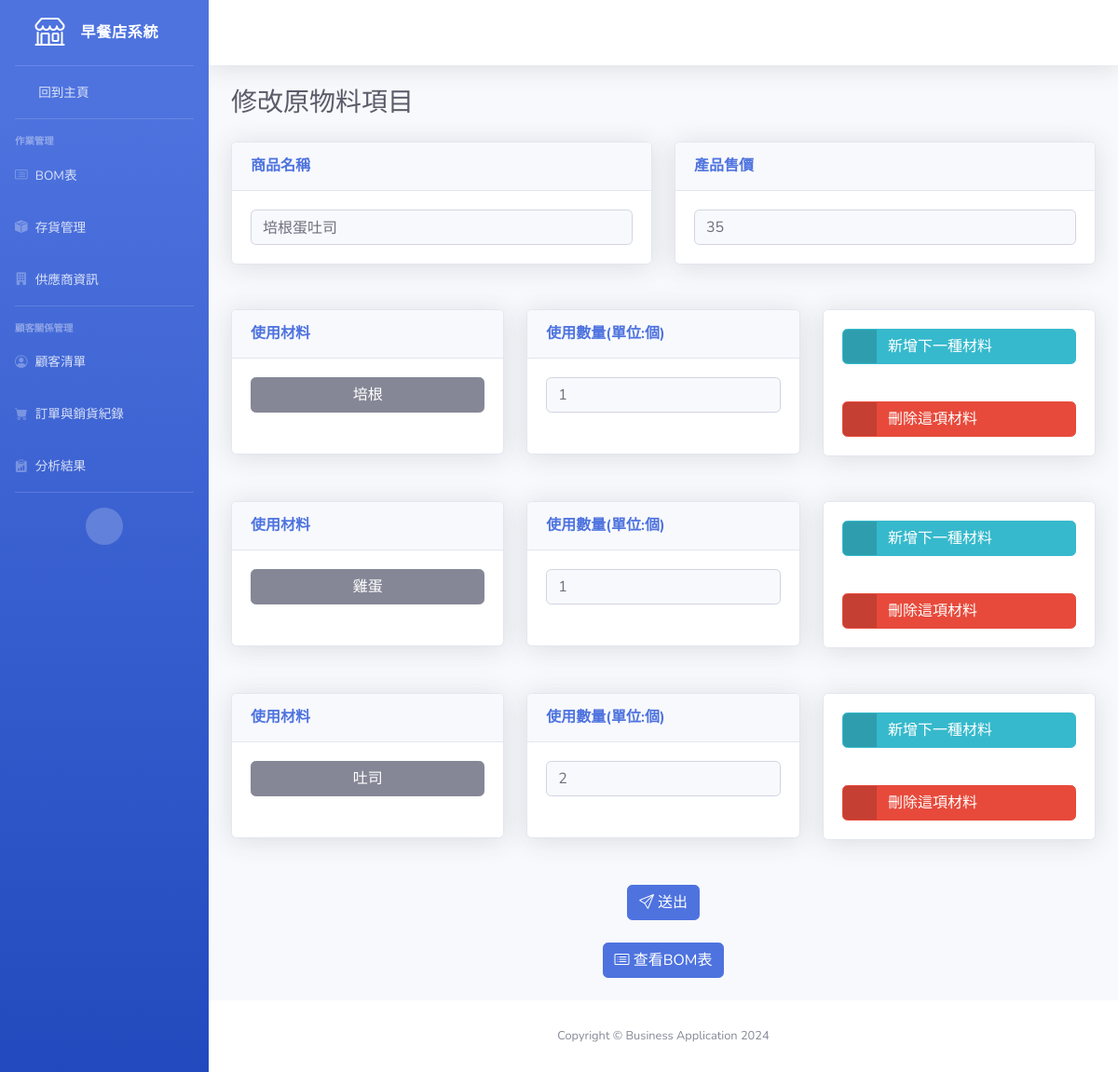
The page /editProduct/33/ on the database its author committed.
### functions/models/product.py (models this page shows, shortened)
class Product(models.Model):
    productName = models.CharField(max_length=50, blank=False, null=False, unique=True)
    productPrice = models.IntegerField(validators=[MinValueValidator(1)], blank=False, null=False)

### functions/models/ingredient.py (models this page shows, shortened)
class Ingredient(models.Model):
    material = models.ForeignKey("functions.Material", on_delete=models.CASCADE, related_name="ingredientMaterial")
    product = models.ForeignKey("functions.Product", on_delete=models.CASCADE, related_name="ingredientProduct")
    unit = models.IntegerField(validators=[MinValueValidator(1)], blank=False, null=False)
    cost = models.IntegerField(blank=True, null=True)

### functions/models/material.py (models this page shows, shortened)
class Material(models.Model):
    materialName = models.CharField(max_length=50, blank=False, null=False, unique=True)
    packAmount = models.IntegerField(validators=[MinValueValidator(1)], blank=False, null=False)
    packPrice = models.IntegerField(validators=[MinValueValidator(1)], blank=False, null=False)
    validDay = models.IntegerField(validators=[MinValueValidator(1)], blank=False, null=False, default=1)
    shipDay = models.IntegerField(validators=[MinValueValidator(1)], blank=False, null=False, default=1)
    unitPrice = models.IntegerField(blank=True, null=True)
    lowestAmount = models.IntegerField(blank=True, null=True)

### functions/views.py (the view)
# urls.py: path('editProduct/<int:productID>/', views.editProduct, name='editProduct'),
def editProduct(request, productID):
    print(f"Editing product with ID: {productID}")
    product = get_object_or_404(Product, id=productID)
    ingredients = Ingredient.objects.filter(product=product)
    materials = Material.objects.all() # 獲取所有可用的材料選項
    return render(request, 'updateBOM.html', {'product': product, 'ingredients': ingredients, 'materials': materials})

### functions/templates/updateBOM.html (shortened to what this page needs)
{% load static %}
<!DOCTYPE html>
<html lang="en">
<head>
    <link href="{% static 'vendor/fontawesome-free/css/all.min.css' %}" rel="stylesheet" type="text/css">
    <link href="{% static 'css/sb-admin-2.min.css' %}" rel="stylesheet">
    <link href="https://cdn.jsdelivr.net/npm/bootstrap-icons/font/bootstrap-icons.css" rel="stylesheet">
</head>
<body id="page-top">
    <div id="wrapper">
        <ul class="navbar-nav bg-gradient-primary sidebar sidebar-dark accordion" id="accordionSidebar">
            <a class="sidebar-brand d-flex align-items-center justify-content-center" href="{% url 'index' %}">
                <div class="sidebar-brand-icon">
                    <i class="bi bi-shop"></i>
                </div>
                <div class="sidebar-brand-text mx-3">早餐店系統</div>
            </a>
            <hr class="sidebar-divider my-0">
            <li class="nav-item">
                <a class="nav-link" href="{% url 'index' %}">
                    <i class="fas fa-fw fa-tachometer-alt"></i>
                    <span>回到主頁</span></a>
            </li>
            <hr class="sidebar-divider">
            <div class="sidebar-heading">
                作業管理
            </div>
            <li class="nav-item">
                <a class="nav-link collapsed" data-toggle="collapse" data-target="#BOM"
                    aria-expanded="true" aria-controls="BOM">
                    <i class="bi bi-card-list"></i>
                    <span>BOM表</span>
                </a>
            </li>
            <li class="nav-item">
                <a class="nav-link collapsed" data-toggle="collapse" data-target="#inventory"
                    aria-expanded="true" aria-controls="inventory">
                    <i class="bi bi-box-seam-fill"></i>
                    <span>存貨管理</span>
                </a>
            </li>
            <li class="nav-item">
                <a class="nav-link collapsed" data-toggle="collapse" data-target="#suppliers"
                    aria-expanded="true" aria-controls="suppliers">
                    <i class="bi bi-building-fill"></i>
                    <span>供應商資訊</span>
                </a>
            </li>
            <hr class="sidebar-divider">
            <div class="sidebar-heading">
                顧客關係管理
            </div>
            <li class="nav-item">
                <a class="nav-link collapsed" data-toggle="collapse" data-target="#customer" aria-expanded="false" aria-controls="customer">
                    <i class="bi bi-person-circle"></i>
                    <span>顧客清單</span>
                </a>
            </li>
            <li class="nav-item">
                <a class="nav-link collapsed" data-toggle="collapse" data-target="#order" aria-expanded="false" aria-controls="order">
                    <i class="bi bi-cart-fill"></i>
                    <span>訂單與銷貨紀錄</span>
                </a>
            </li>
            <li class="nav-item">
                <a class="nav-link" href="{% url 'analysis' %}">
                    <i class="bi bi-clipboard-data-fill"></i>
                    <span>分析結果</span>
                </a>
            </li>
            <hr class="sidebar-divider d-none d-md-block">
            <div class="text-center d-none d-md-inline">
                <button class="rounded-circle border-0" id="sidebarToggle"></button>
            </div>
        </ul>
        <div id="content-wrapper" class="d-flex flex-column">
            <div id="content">
                <nav class="navbar navbar-expand navbar-light bg-white topbar mb-4 static-top shadow">
                </nav>
                <div id="formContainer" class="container-fluid">
                    <h1 class="h3 mb-0 text-gray-800 mb-4">修改原物料項目</h1>
                    <form id="updateBOMForm" method="post">
                        <div id="inputRowContainer">
                            <div class="row input-row">
                                <div class="col-lg-6 mb-4">
                                    <div class="card shadow mb-4">
                                        <div class="card-header py-3">
                                            <h6 class="m-0 font-weight-bold text-primary">商品名稱</h6>
                                        </div>
                                        <div class="card-body">
                                            <div class="input-group">
                                                <input type="text" id="productName" class="productName form-control bg-light border-1 small" value="{{ product.productName }}" readonly="readonly">
                                            </div>
                                        </div>
                                    </div>
                                </div>
                                <div class="col-lg-6 mb-4">
                                    <div class="card shadow mb-4">
                                        <div class="card-header py-3">
                                            <h6 class="m-0 font-weight-bold text-primary">產品售價</h6>
                                        </div>
                                        <div class="card-body">
                                            <div class="input-group">
                                                <input type="number" id="productPrice" class="productPrice form-control bg-light border-1 small" value="{{ product.productPrice }}" min="1" required>
                                            </div>
                                        </div>
                                    </div>
                                </div>
                            </div>
                            <div id="materialContainer">
                                {% for ingredient in ingredients %}
                                    <div class="row input-row">
                                        <div class="col-lg-4 mb-4">
                                            <div class="card shadow mb-4">
                                                <div class="card-header py-3">
                                                    <h6 class="m-0 font-weight-bold text-primary">使用材料</h6>
                                                </div>
                                                <div class="card-body">
                                                    <div class="dropdown materialName no-arrow mb-4">
                                                        <button class="materialDropdown col-lg-12 btn btn-secondary dropdown-toggle" type="button" data-toggle="dropdown" aria-haspopup="true" aria-expanded="false">
                                                            {{ ingredient.material.materialName }}
                                                        </button>
                                                    </div>
                                                </div>
                                            </div>
                                        </div>
                                        <div class="col-lg-4 mb-4">
                                            <div class="card shadow mb-4">
                                                <div class="card-header py-3">
                                                    <h6 class="m-0 font-weight-bold text-primary">使用數量(單位:個)</h6>
                                                </div>
                                                <div class="card-body">
                                                    <div class="input-group">
                                                        <input type="number" class="unit form-control bg-light border-1 small" value="{{ ingredient.unit }}" min="1" required>
                                                    </div>
                                                    <div><br></div>
                                                </div>
                                            </div>
                                        </div>
                                        <div class="col-lg-4 mb-4">
                                            <div class="card shadow mb-4">
                                                <div class="card-body">
                                                    <a class="col-lg-12 d-flex justify-content-start addRowButton btn btn-info btn-icon-split">
                                                        <span class="icon text-white-50">
                                                            <i class="fas fa-info-circle"></i>
                                                        </span>
                                                        <span class="text">新增下一種材料</span>
                                                    </a>
                                                </div>
                                                <div class="card-body">
                                                    <a class="col-lg-12 d-flex justify-content-start deleteButton btn btn-danger btn-icon-split">
                                                        <span class="icon text-white-50">
                                                            <i class="fas fa-trash"></i>
                                                        </span>
                                                        <span class="text">刪除這項材料</span>
                                                    </a>
                                                </div>
                                            </div>
                                        </div>
                                    </div>
                                {% endfor %}
                            </div>
                        </div>
                        <div class="row">
                            <div class="col-lg-4 mb-4"></div>
                            <div class="col-lg-4 mb-4 d-flex justify-content-center">
                                <button class="btn btn-primary" type="submit">
                                    <i class="bi bi-send"></i> 送出
                                </button>
                            </div>
                            <div class="col-lg-4 mb-4"></div>
                        </div>
                    </form>
                    <div class="row">
                        <div class="col-lg-4 mb-4"></div>
                        <div class="col-lg-4 mb-4 d-flex justify-content-center">
                            <a href="{% url 'showBOM' %}">
                                <button class="btn btn-primary" type="submit">
                                    <i class="bi bi-card-list"></i> 查看BOM表
                                </button>
                            </a>
                        </div>
                        <div class="col-lg-4 mb-4"></div>
                    </div>
                </div>
            </div>
            <footer class="sticky-footer bg-white">
                <div class="container my-auto">
                    <div class="copyright text-center my-auto">
                        <span>Copyright &copy; Business Application 2024</span>
                    </div>
                </div>
            </footer>
        </div>
    </div>
</body>
</html>

### rows shown on the page
Product: productName "培根蛋吐司", productPrice "35"
Ingredient: material.materialName "培根", unit "1"
Ingredient: material.materialName "雞蛋", unit "1"
Ingredient: material.materialName "吐司", unit "2"
